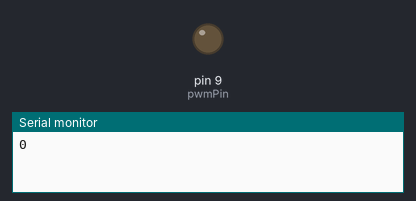
A program run on a simulated Arduino Nano, built with avr-gcc and run on an emulated ATmega328P. On the bench: output pins drawn as LEDs (lit = HIGH), the last lines printed to the serial monitor.

Above: at 0.1 s.
At 64.1 s:
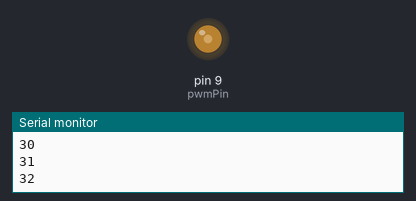
At 76.1 s:
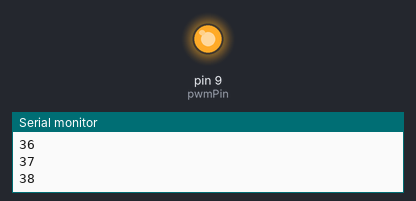
At 122.1 s:
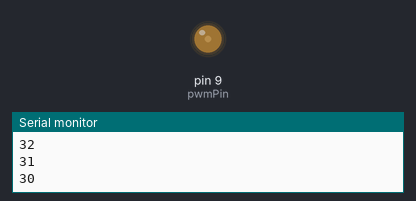
Timing chart, 0 to 127.5 s (numbered marks = the images above):
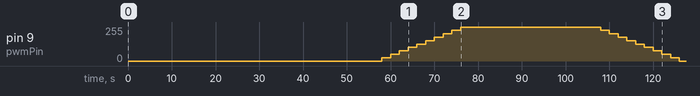

Measured:
- by itself, pin 9 (pwmPin): rises from 0/255 to 255/255 in 18.0 s, then falls to 0/255 in 50.0 s

The program:

main.cpp
```cpp
#include <Arduino.h>

const int pwmPin = 9; // OC1A output — must be pin 9 for Timer1

void setup() {
  pinMode(pwmPin, OUTPUT);
  Serial.begin(115200);

  TCCR1A = 0; TCCR1B = 0; TCCR1C = 0;

  // Configure Timer1 for 25kHz PWM (non-inverting, fast PWM mode)
  TCCR1A = 0;
  TCCR1B = 0;

  // Fast PWM, TOP = ICR1
  TCCR1A |= (1 << COM1A1); // Non-inverting on OC1A (pin 9)
  TCCR1A |= (1 << WGM11);
  TCCR1B |= (1 << WGM13) | (1 << WGM12);

  // No prescaler, 16MHz / 640 = 25kHz
  TCCR1B |= (1 << CS10);
  ICR1 = 639; // TOP value for 25kHz

  OCR1A = 0; // Start at 0% duty cycle
}

// Convert temps between 28 - 43 C to ramp up fan speed
int tempToFanSpeed(double temp) {
  return int((temp - 28) * 10);
}

// Set fan speed: 0–100 (%)
void setFanSpeed(double temp) {
  int percent = constrain(tempToFanSpeed(temp), 0, 100);
  OCR1A = (percent * 639UL) / 100;
}

void loop() {
  // Ramp up
  for (int temp = 0; temp <= 45; temp += 1) {
    setFanSpeed(temp);
    Serial.println(temp);
    delay(2000);
  }

  // Ramp down
  for (int temp = 45; temp >= 0; temp -= 1) {
    setFanSpeed(temp);
    Serial.println(temp);
    delay(2000);
  }
}
```
